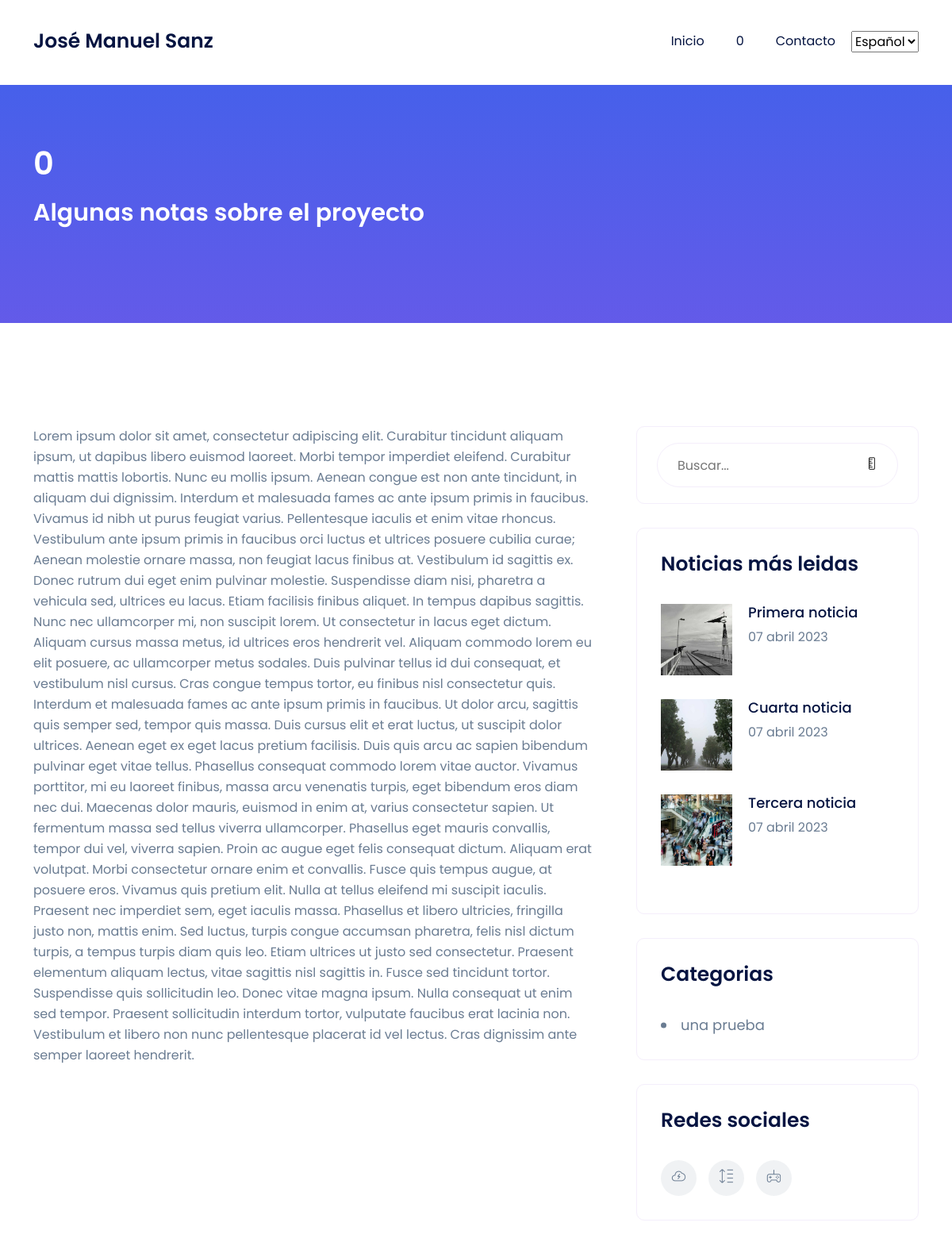
The page /pagina/sobre-esta-web/ (upper part) on the database as committed earlier.
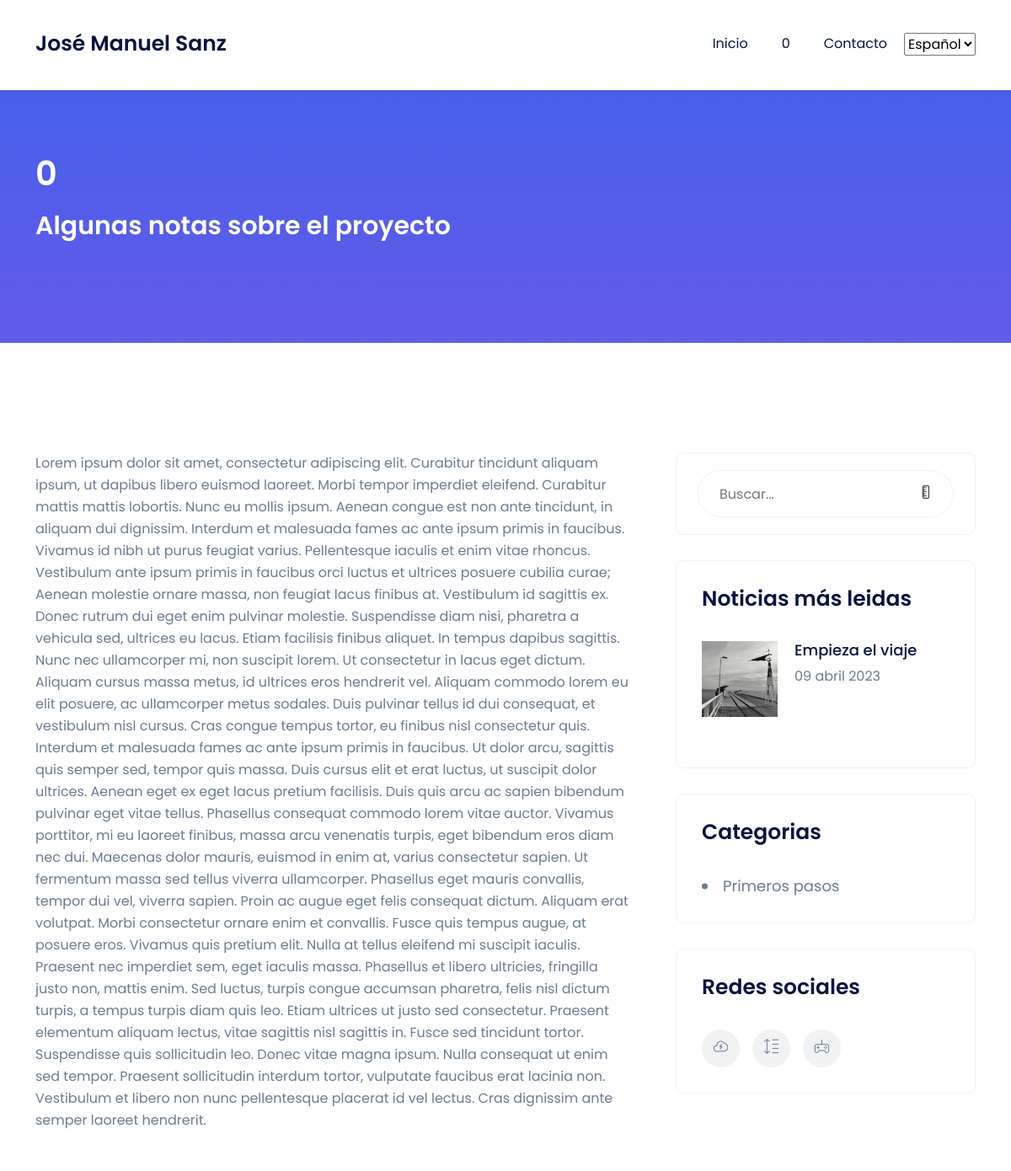
The same page on the database as committed later.
### core/models.py (models this page shows, shortened)
class Pagina(models.Model):
    titulo = models.CharField(max_length=250)
    subtitulo = models.CharField(max_length=250)
    id = models.AutoField(primary_key=True)
    slug = models.SlugField(unique=True, default=0)
    contenido = RichTextField()
    imagen = models.ImageField(upload_to='paginas')
    fecha_creacion = models.DateTimeField(auto_now_add=True) # Se añade la hora de forma automática cuando se crea el registro
    fecha_actualizacion = models.DateTimeField(auto_now=True) # Se añade la hora de forma automática al actualizarse el campo
    class Meta:
        verbose_name = "pagina"
        verbose_name_plural = "paginas"
        ordering = ["-fecha_creacion"] # Ordena por defecto de mas antiguo a mas nuevo, con (-NombreCampo), cambia a la inversa

### blog/models.py (models this page shows, shortened)
class Blog(models.Model):
    id = models.AutoField(primary_key=True)
    titulo = models.CharField(max_length=250)
    slug = models.SlugField(unique=True, default=0)
    subtitulo = models.CharField(max_length=250)
    contenido = RichTextField()
    imagen = models.ImageField(upload_to='blog')
    fecha_creacion = models.DateTimeField(auto_now_add=True) # Se añade la hora de forma automática cuando se crea el registro
    fecha_actualizacion = models.DateTimeField(auto_now=True) # Se añade la hora de forma automática al actualizarse el campo
    autor = models.ForeignKey(Autor, on_delete=models.CASCADE, related_name='blogs')
    num_visitas = models.PositiveIntegerField(default=0) # Nuevo campo para contabilizar el número de visitas
    categorias = models.ManyToManyField(Categoria, related_name=_('categorias'))
    class Meta:
        verbose_name = "noticia"
        verbose_name_plural = "noticias"
        ordering = ["-fecha_creacion"] # Ordena por defecto de mas antiguo a mas nuevo, con (-NombreCampo), cambia a la inversa

class Categoria(models.Model):
    nombre = models.CharField(max_length=100)
    slug = models.SlugField(unique=True, default=0)

### core/views.py (the view)
# urls.py: path('pagina/<slug:slug>/', pagina.as_view(), name='pagina-detalle'),
class pagina(DetailView):
    model = Pagina
    template_name = 'core/pagina.html'
    context_object_name = 'pagina'
    slug_field = 'slug'

### blog/utils.py (called while the page is built)
def mas_leidas():
    return Blog.objects.all().order_by('-num_visitas')[:3]

def lista_categorias():
   return Categoria.objects.all()

### core/utils.py (called while the page is built)
def obtener_paginas():
    return Pagina.objects.all()

### core/views.py (called while the page is built)
def paginas_context(request):
    return {'paginas': obtener_paginas()}

def noticias_context(request):
    return {'mas_leidas': mas_leidas()}

def categorias_context(request):
    return {'categorias': lista_categorias()}

### core/templates/core/pagina.html
{% extends 'core/base.html' %}
{% load i18n %}
{% for pagina in paginas %}
{% block content %}
<section class="blog-section pt-130">
    <div class="container">
        <div class="row">
            <div class="col-xl-8 col-lg-7">
                <div class="left-side-wrapper mb-60">
                    <p>{{pagina.contenido|safe}}</p>
                </div>
            </div>
{% endblock %}
{% endfor %}

### core/templates/core/base.html (shortened to what the changed rows need)
<!doctype html>
<html lang="es">
<head>
    {% load static %}
    {% load i18n %}
    <link rel="stylesheet" href="{% static 'core/assets/css/bootstrap-5.0.0-beta1.min.css' %}">
    <link rel="stylesheet" href="{% static 'core/assets/css/LineIcons.2.0.css' %}">
    <link rel="stylesheet" href="{% static 'core/assets/css/animate.css' %}">
    <link rel="stylesheet" href="{% static 'core/assets/css/tiny-slider.css' %}">
    <link rel="stylesheet" href="{% static 'core/assets/css/glightbox.min.css' %}">
    <link rel="stylesheet" href="{% static 'core/assets/css/main.css' %}">
</head>
<body>
    <header class="header navbar-area">
        <div class="container">
            <div class="row align-items-center">
                <div class="col-lg-12">
                    <nav class="navbar navbar-expand-lg">
                        <ul id="nav" class="navbar-nav ms-auto">
                            {% for pagina in paginas %}
                            <li class="nav-item"><a href="/pagina/{{pagina.slug}}/">{{ pagina.titulo }}</a></li>
                            {% endfor %}
                        </ul>
                        {% get_current_language as LANGUAGE_CODE %}
                        {% get_available_languages as LANGUAGES %}
                </div>
            </div>
        </div>
    </header>
    <section class="page-banner-section pt-75 pb-75 img-bg"
        style="background-image:url({% static 'core/assets/img/bg/common-bg.svg' %})">
        <div class="container">
            <div class="row">
                <div class="col-xl-12">
                    <div class="banner-content">
                        {% if noticia %}
                        <h2 class="titular_en_breadcrumb">{{ noticia.titulo }}</h2>
                        <h3 class="titular_en_breadcrumb">{{ noticia.subtitulo}}</h3>
                        <div class=meta-information>
                            <p class="meta-info titular_en_breadcrumb"><br>
                                {% trans "Autor" %}: Por {{noticia.autor}} | {{noticia.fecha_creacion|date:"d \ F \ Y" }}
                            </p>
                            <p class="titular_en_breadcrumb">{% trans "Categorias" %}:
                                <a href="javascript:void(0)">
                                {% for categoria in noticia.categorias.all %}
                                 <a class="titular_en_breadcrumb" href="/categoria/{{categoria.slug}}/">{{ categoria.nombre }}</a>{% if not forloop.last %}, {% endif %}
                                {% endfor %}
                                 </a>
                            </p>
                        </div>
                        {% elif pagina %}
                        <h2 class="titular_en_breadcrumb">{{ pagina.titulo }}</h2>
                        <h3 class="titular_en_breadcrumb">{{ pagina.subtitulo }}</h3>
                        {% elif categoria %}
                        <h3 class="titular_en_breadcrumb">{% trans "Noticias de la categoria:" %} {{ categoria.nombre}}</h3>
                        {% elif resultados %}
                        <h3 class="titular_en_breadcrumb">{% trans "Resultados de la busqueda" %}</h3>
                        {% elif contacto %}
                        <h3 class="titular_en_breadcrumb">{% trans "Formulario de contacto" %}</h3>
                        {% else %}
                        <h2 class="titular_en_breadcrumb">{% trans "Inicio" %}</h2>
                        {% endif %}
                        <div class="page-breadcrumb">
                            <nav aria-label="breadcrumb">
                            </nav>
                        </div>
                    </div>
                </div>
            </div>
        </div>
    </section>
    {% block content %}
    {% endblock %}
    {% if not contacto %}
    <div class="col-xl-4 col-lg-5">
        <div class="sidebar-wrapper">
            <div class="sidebar-box recent-blog-box mb-30">
                <div class="recent-blog-items">
                    {% for noticia in mas_leidas %}
                    <div class="recent-blog mb-30">
                        <div class="recent-blog-img">
                            <img src="{{noticia.imagen.url}}" alt="#">
                        </div>
                        <div class="recent-blog-content">
                            <h5><a href="/blog/{{noticia.slug}}">{{ noticia.titulo }}</a></h5>
                            <span class="date">{{ noticia.fecha_creacion | date:"d \ F \ Y" }}</span>
                        </div>
                    </div>
                    {% endfor %}
                </div>
            </div>
            <div class="sidebar-box catagories-box mb-30">
                <ul>
                    {% for categoria in categorias %}
                    <li>
                        <a href="/categoria/{{categoria.slug}}/">
                            <span>{{ categoria.nombre}}</span>
                        </a>
                    </li>
                    {% endfor %}
                </ul>
            </div>
            {% endif %}
        </div>
    </div>
    </div>
    </div>
    </section>
</body>
</html>

Rows that differ between the two databases and show on the page:
removed Blog: imagen (picture), titulo "Primera noticia", fecha_creacion "07 abril 2023"
removed Blog: imagen (picture), titulo "Cuarta noticia", fecha_creacion "07 abril 2023"
removed Blog: imagen (picture), titulo "Tercera noticia", fecha_creacion "07 abril 2023"
removed Categoria: nombre "una prueba"
added Blog: imagen (picture), titulo "Empieza el viaje", fecha_creacion "09 abril 2023"
added Categoria: nombre "Primeros pasos"
